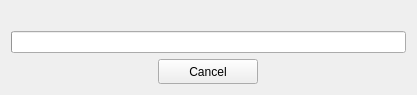
<?xml version="1.0" encoding="UTF-8"?>
<ui version="4.0">
 <class>ExportDialogBase</class>
 <widget class="QDialog" name="ExportDialogBase">
  <property name="windowModality">
   <enum>Qt::WindowModal</enum>
  </property>
  <property name="geometry">
   <rect>
    <x>0</x>
    <y>0</y>
    <width>417</width>
    <height>91</height>
   </rect>
  </property>
  <property name="windowTitle">
   <string>DEMto3D</string>
  </property>
  <property name="windowIcon">
   <iconset resource="../resources.qrc">
    <normaloff>:/plugins/DEMto3D/icons/demto3d.png</normaloff>:/plugins/DEMto3D/icons/demto3d.png</iconset>
  </property>
  <layout class="QVBoxLayout" name="verticalLayout">
   <item>
    <widget class="QLabel" name="ProgressLabel">
     <property name="text">
      <string/>
     </property>
    </widget>
   </item>
   <item>
    <widget class="QProgressBar" name="progressBar"/>
   </item>
   <item>
    <layout class="QHBoxLayout" name="horizontalLayout">
     <item>
      <widget class="QToolButton" name="cancelButton">
       <property name="minimumSize">
        <size>
         <width>100</width>
         <height>25</height>
        </size>
       </property>
       <property name="text">
        <string>Cancel</string>
       </property>
      </widget>
     </item>
    </layout>
   </item>
  </layout>
 </widget>
 <resources>
  <include location="../resources.qrc"/>
 </resources>
 <connections/>
</ui>
